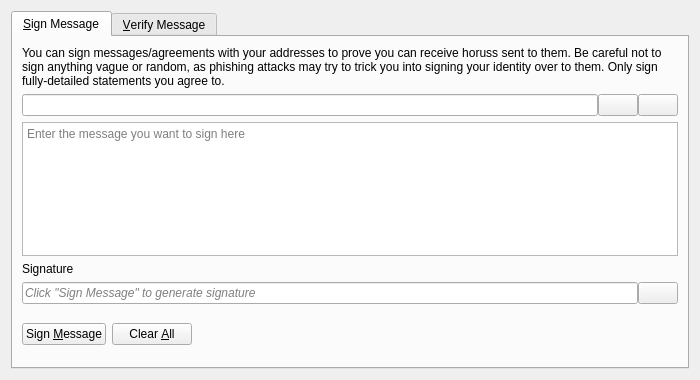
<?xml version="1.0" encoding="UTF-8"?>
<ui version="4.0">
 <class>SignVerifyMessageDialog</class>
 <widget class="QDialog" name="SignVerifyMessageDialog">
  <property name="geometry">
   <rect>
    <x>0</x>
    <y>0</y>
    <width>700</width>
    <height>380</height>
   </rect>
  </property>
  <property name="windowTitle">
   <string>Signatures - Sign / Verify a Message</string>
  </property>
  <property name="modal">
   <bool>true</bool>
  </property>
  <layout class="QVBoxLayout" name="verticalLayout">
   <item>
    <widget class="QTabWidget" name="tabWidget">
     <property name="currentIndex">
      <number>0</number>
     </property>
     <widget class="QWidget" name="tabSignMessage">
      <attribute name="title">
       <string>&amp;Sign Message</string>
      </attribute>
      <layout class="QVBoxLayout" name="verticalLayout_SM">
       <item>
        <widget class="QLabel" name="infoLabel_SM">
         <property name="text">
          <string>You can sign messages/agreements with your addresses to prove you can receive horuss sent to them. Be careful not to sign anything vague or random, as phishing attacks may try to trick you into signing your identity over to them. Only sign fully-detailed statements you agree to.</string>
         </property>
         <property name="textFormat">
          <enum>Qt::PlainText</enum>
         </property>
         <property name="wordWrap">
          <bool>true</bool>
         </property>
        </widget>
       </item>
       <item>
        <layout class="QHBoxLayout" name="horizontalLayout_1_SM">
         <property name="spacing">
          <number>0</number>
         </property>
         <item>
          <widget class="QValidatedLineEdit" name="addressIn_SM">
           <property name="toolTip">
            <string>The Horus address to sign the message with</string>
           </property>
          </widget>
         </item>
         <item>
          <widget class="QPushButton" name="addressBookButton_SM">
           <property name="toolTip">
            <string>Choose previously used address</string>
           </property>
           <property name="text">
            <string/>
           </property>
           <property name="icon">
            <iconset resource="../horus.qrc">
             <normaloff>:/icons/address-book</normaloff>:/icons/address-book</iconset>
           </property>
           <property name="shortcut">
            <string>Alt+A</string>
           </property>
           <property name="autoDefault">
            <bool>false</bool>
           </property>
          </widget>
         </item>
         <item>
          <widget class="QPushButton" name="pasteButton_SM">
           <property name="toolTip">
            <string>Paste address from clipboard</string>
           </property>
           <property name="text">
            <string/>
           </property>
           <property name="icon">
            <iconset resource="../horus.qrc">
             <normaloff>:/icons/editpaste</normaloff>:/icons/editpaste</iconset>
           </property>
           <property name="shortcut">
            <string>Alt+P</string>
           </property>
           <property name="autoDefault">
            <bool>false</bool>
           </property>
          </widget>
         </item>
        </layout>
       </item>
       <item>
        <widget class="QPlainTextEdit" name="messageIn_SM">
         <property name="toolTip">
          <string>Enter the message you want to sign here</string>
         </property>
         <property name="placeholderText">
          <string>Enter the message you want to sign here</string>
         </property>
        </widget>
       </item>
       <item>
        <widget class="QLabel" name="signatureLabel_SM">
         <property name="text">
          <string>Signature</string>
         </property>
         <property name="textFormat">
          <enum>Qt::PlainText</enum>
         </property>
        </widget>
       </item>
       <item>
        <layout class="QHBoxLayout" name="horizontalLayout_2_SM">
         <property name="spacing">
          <number>0</number>
         </property>
         <item>
          <widget class="QLineEdit" name="signatureOut_SM">
           <property name="placeholderText">
            <string>Click "Sign Message" to generate signature</string>
           </property>
           <property name="font">
            <font>
             <italic>true</italic>
            </font>
           </property>
           <property name="readOnly">
            <bool>true</bool>
           </property>
          </widget>
         </item>
         <item>
          <widget class="QPushButton" name="copySignatureButton_SM">
           <property name="toolTip">
            <string>Copy the current signature to the system clipboard</string>
           </property>
           <property name="text">
            <string/>
           </property>
           <property name="icon">
            <iconset resource="../horus.qrc">
             <normaloff>:/icons/editcopy</normaloff>:/icons/editcopy</iconset>
           </property>
           <property name="autoDefault">
            <bool>false</bool>
           </property>
          </widget>
         </item>
        </layout>
       </item>
       <item>
        <layout class="QHBoxLayout" name="horizontalLayout_3_SM">
         <item>
          <widget class="QPushButton" name="signMessageButton_SM">
           <property name="toolTip">
            <string>Sign the message to prove you own this Horus address</string>
           </property>
           <property name="text">
            <string>Sign &amp;Message</string>
           </property>
           <property name="icon">
            <iconset resource="../horus.qrc">
             <normaloff>:/icons/edit</normaloff>:/icons/edit</iconset>
           </property>
           <property name="autoDefault">
            <bool>false</bool>
           </property>
          </widget>
         </item>
         <item>
          <widget class="QPushButton" name="clearButton_SM">
           <property name="toolTip">
            <string>Reset all sign message fields</string>
           </property>
           <property name="text">
            <string>Clear &amp;All</string>
           </property>
           <property name="icon">
            <iconset resource="../horus.qrc">
             <normaloff>:/icons/remove</normaloff>:/icons/remove</iconset>
           </property>
           <property name="autoDefault">
            <bool>false</bool>
           </property>
          </widget>
         </item>
         <item>
          <spacer name="horizontalSpacer_1_SM">
           <property name="orientation">
            <enum>Qt::Horizontal</enum>
           </property>
           <property name="sizeHint" stdset="0">
            <size>
             <width>40</width>
             <height>48</height>
            </size>
           </property>
          </spacer>
         </item>
         <item>
          <widget class="QLabel" name="statusLabel_SM">
           <property name="font">
            <font>
             <weight>75</weight>
             <bold>true</bold>
            </font>
           </property>
           <property name="text">
            <string/>
           </property>
           <property name="wordWrap">
            <bool>true</bool>
           </property>
          </widget>
         </item>
         <item>
          <spacer name="horizontalSpacer_2_SM">
           <property name="orientation">
            <enum>Qt::Horizontal</enum>
           </property>
           <property name="sizeHint" stdset="0">
            <size>
             <width>40</width>
             <height>48</height>
            </size>
           </property>
          </spacer>
         </item>
        </layout>
       </item>
      </layout>
     </widget>
     <widget class="QWidget" name="tabVerifyMessage">
      <attribute name="title">
       <string>&amp;Verify Message</string>
      </attribute>
      <layout class="QVBoxLayout" name="verticalLayout_VM">
       <item>
        <widget class="QLabel" name="infoLabel_VM">
         <property name="text">
          <string>Enter the receiver's address, message (ensure you copy line breaks, spaces, tabs, etc. exactly) and signature below to verify the message. Be careful not to read more into the signature than what is in the signed message itself, to avoid being tricked by a man-in-the-middle attack. Note that this only proves the signing party receives with the address, it cannot prove sendership of any transaction!</string>
         </property>
         <property name="textFormat">
          <enum>Qt::PlainText</enum>
         </property>
         <property name="alignment">
          <set>Qt::AlignLeading|Qt::AlignLeft|Qt::AlignTop</set>
         </property>
         <property name="wordWrap">
          <bool>true</bool>
         </property>
        </widget>
       </item>
       <item>
        <layout class="QHBoxLayout" name="horizontalLayout_1_VM">
         <property name="spacing">
          <number>0</number>
         </property>
         <item>
          <widget class="QValidatedLineEdit" name="addressIn_VM">
           <property name="toolTip">
            <string>The Horus address the message was signed with</string>
           </property>
          </widget>
         </item>
         <item>
          <widget class="QPushButton" name="addressBookButton_VM">
           <property name="toolTip">
            <string>Choose previously used address</string>
           </property>
           <property name="text">
            <string/>
           </property>
           <property name="icon">
            <iconset resource="../horus.qrc">
             <normaloff>:/icons/address-book</normaloff>:/icons/address-book</iconset>
           </property>
           <property name="shortcut">
            <string>Alt+A</string>
           </property>
           <property name="autoDefault">
            <bool>false</bool>
           </property>
          </widget>
         </item>
        </layout>
       </item>
       <item>
        <widget class="QPlainTextEdit" name="messageIn_VM">
          <property name="toolTip">
            <string>The signed message to verify</string>
          </property>
          <property name="placeholderText">
            <string>The signed message to verify</string>
          </property>
        </widget>
       </item>
       <item>
        <widget class="QValidatedLineEdit" name="signatureIn_VM">
          <property name="toolTip">
            <string>The signature given when the message was signed</string>
          </property>
          <property name="placeholderText">
            <string>The signature given when the message was signed</string>
          </property>
        </widget>
       </item>
       <item>
        <layout class="QHBoxLayout" name="horizontalLayout_2_VM">
         <item>
          <widget class="QPushButton" name="verifyMessageButton_VM">
           <property name="toolTip">
            <string>Verify the message to ensure it was signed with the specified Horus address</string>
           </property>
           <property name="text">
            <string>Verify &amp;Message</string>
           </property>
           <property name="icon">
            <iconset resource="../horus.qrc">
             <normaloff>:/icons/transaction_0</normaloff>:/icons/transaction_0</iconset>
           </property>
           <property name="autoDefault">
            <bool>false</bool>
           </property>
          </widget>
         </item>
         <item>
          <widget class="QPushButton" name="clearButton_VM">
           <property name="toolTip">
            <string>Reset all verify message fields</string>
           </property>
           <property name="text">
            <string>Clear &amp;All</string>
           </property>
           <property name="icon">
            <iconset resource="../horus.qrc">
             <normaloff>:/icons/remove</normaloff>:/icons/remove</iconset>
           </property>
           <property name="autoDefault">
            <bool>false</bool>
           </property>
          </widget>
         </item>
         <item>
          <spacer name="horizontalSpacer_1_VM">
           <property name="orientation">
            <enum>Qt::Horizontal</enum>
           </property>
           <property name="sizeHint" stdset="0">
            <size>
             <width>40</width>
             <height>48</height>
            </size>
           </property>
          </spacer>
         </item>
         <item>
          <widget class="QLabel" name="statusLabel_VM">
           <property name="font">
            <font>
             <weight>75</weight>
             <bold>true</bold>
            </font>
           </property>
           <property name="text">
            <string/>
           </property>
           <property name="wordWrap">
            <bool>true</bool>
           </property>
          </widget>
         </item>
         <item>
          <spacer name="horizontalSpacer_2_VM">
           <property name="orientation">
            <enum>Qt::Horizontal</enum>
           </property>
           <property name="sizeHint" stdset="0">
            <size>
             <width>40</width>
             <height>48</height>
            </size>
           </property>
          </spacer>
         </item>
        </layout>
       </item>
      </layout>
     </widget>
    </widget>
   </item>
  </layout>
 </widget>
 <customwidgets>
  <customwidget>
   <class>QValidatedLineEdit</class>
   <extends>QLineEdit</extends>
   <header>qt/qvalidatedlineedit.h</header>
  </customwidget>
 </customwidgets>
 <resources>
  <include location="../horus.qrc"/>
 </resources>
 <connections/>
</ui>
